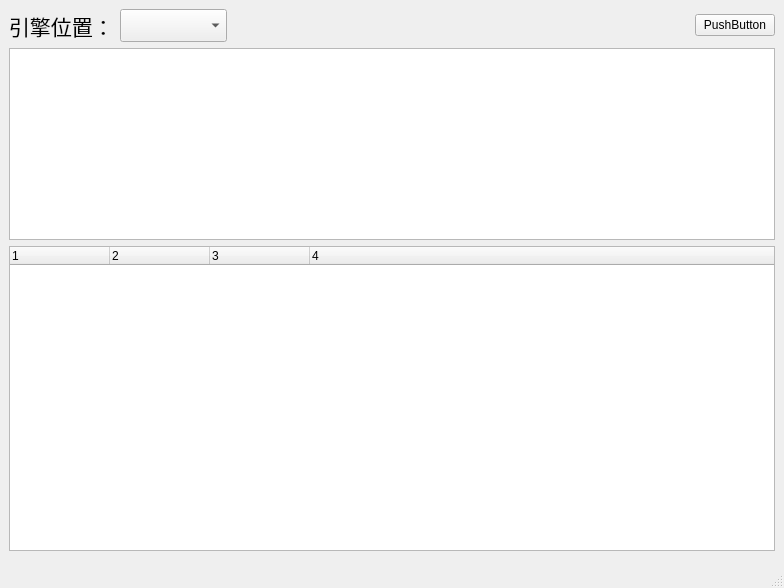
<?xml version="1.0" encoding="UTF-8"?>
<ui version="4.0">
 <class>MainWindow</class>
 <widget class="QMainWindow" name="MainWindow">
  <property name="geometry">
   <rect>
    <x>0</x>
    <y>0</y>
    <width>784</width>
    <height>588</height>
   </rect>
  </property>
  <property name="windowTitle">
   <string>MainWindow</string>
  </property>
  <widget class="QWidget" name="central_widget">
   <layout class="QVBoxLayout" name="verticalLayout">
    <item>
     <layout class="QHBoxLayout" name="horizontal_layout">
      <item>
       <widget class="QLabel" name="label">
        <property name="font">
         <font>
          <pointsize>16</pointsize>
         </font>
        </property>
        <property name="text">
         <string>引擎位置：</string>
        </property>
       </widget>
      </item>
      <item>
       <widget class="QComboBox" name="combo_box">
        <property name="font">
         <font>
          <pointsize>16</pointsize>
         </font>
        </property>
       </widget>
      </item>
      <item>
       <spacer name="horizontal_spacer">
        <property name="orientation">
         <enum>Qt::Horizontal</enum>
        </property>
        <property name="sizeHint" stdset="0">
         <size>
          <width>40</width>
          <height>20</height>
         </size>
        </property>
       </spacer>
      </item>
      <item>
       <widget class="QPushButton" name="btn_test">
        <property name="text">
         <string>PushButton</string>
        </property>
       </widget>
      </item>
     </layout>
    </item>
    <item>
     <layout class="QVBoxLayout" name="verticalLayout_2">
      <item>
       <widget class="QListWidget" name="file_list_view">
        <property name="sizePolicy">
         <sizepolicy hsizetype="Expanding" vsizetype="Minimum">
          <horstretch>0</horstretch>
          <verstretch>0</verstretch>
         </sizepolicy>
        </property>
        <property name="font">
         <font>
          <pointsize>14</pointsize>
         </font>
        </property>
       </widget>
      </item>
      <item>
       <widget class="QTreeWidget" name="pak_content_tree_view">
        <property name="columnCount">
         <number>4</number>
        </property>
        <attribute name="headerCascadingSectionResizes">
         <bool>true</bool>
        </attribute>
        <column>
         <property name="text">
          <string notr="true">1</string>
         </property>
        </column>
        <column>
         <property name="text">
          <string notr="true">2</string>
         </property>
        </column>
        <column>
         <property name="text">
          <string notr="true">3</string>
         </property>
        </column>
        <column>
         <property name="text">
          <string notr="true">4</string>
         </property>
        </column>
       </widget>
      </item>
      <item>
       <widget class="Line" name="line">
        <property name="orientation">
         <enum>Qt::Vertical</enum>
        </property>
       </widget>
      </item>
     </layout>
    </item>
   </layout>
  </widget>
  <widget class="QMenuBar" name="menubar">
   <property name="geometry">
    <rect>
     <x>0</x>
     <y>0</y>
     <width>784</width>
     <height>23</height>
    </rect>
   </property>
  </widget>
  <widget class="QStatusBar" name="statusbar"/>
 </widget>
 <resources/>
 <connections/>
</ui>
